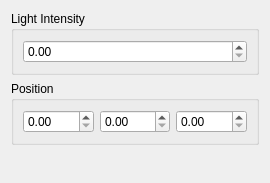
<?xml version="1.0" encoding="UTF-8"?>
<ui version="4.0">
 <class>Add_light</class>
 <widget class="QWidget" name="Add_light">
  <property name="geometry">
   <rect>
    <x>0</x>
    <y>0</y>
    <width>270</width>
    <height>183</height>
   </rect>
  </property>
  <property name="windowTitle">
   <string>Form</string>
  </property>
  <layout class="QVBoxLayout" name="verticalLayout">
   <item>
    <widget class="QGroupBox" name="intensity_groupBox">
     <property name="sizePolicy">
      <sizepolicy hsizetype="Minimum" vsizetype="Maximum">
       <horstretch>0</horstretch>
       <verstretch>0</verstretch>
      </sizepolicy>
     </property>
     <property name="title">
      <string>Light Intensity</string>
     </property>
     <layout class="QVBoxLayout" name="verticalLayout_2">
      <item>
       <widget class="QDoubleSpinBox" name="intensity_spinBox">
        <property name="contextMenuPolicy">
         <enum>Qt::DefaultContextMenu</enum>
        </property>
       </widget>
      </item>
     </layout>
    </widget>
   </item>
   <item>
    <widget class="QGroupBox" name="position_groupBox">
     <property name="sizePolicy">
      <sizepolicy hsizetype="Preferred" vsizetype="Maximum">
       <horstretch>0</horstretch>
       <verstretch>0</verstretch>
      </sizepolicy>
     </property>
     <property name="title">
      <string>Position</string>
     </property>
     <layout class="QHBoxLayout" name="horizontalLayout">
      <item>
       <widget class="QDoubleSpinBox" name="x_spinBox"/>
      </item>
      <item>
       <widget class="QDoubleSpinBox" name="y_spinBox"/>
      </item>
      <item>
       <widget class="QDoubleSpinBox" name="z_spinBox"/>
      </item>
     </layout>
    </widget>
   </item>
   <item>
    <spacer name="verticalSpacer">
     <property name="orientation">
      <enum>Qt::Vertical</enum>
     </property>
     <property name="sizeHint" stdset="0">
      <size>
       <width>20</width>
       <height>40</height>
      </size>
     </property>
    </spacer>
   </item>
  </layout>
 </widget>
 <resources/>
 <connections/>
</ui>
